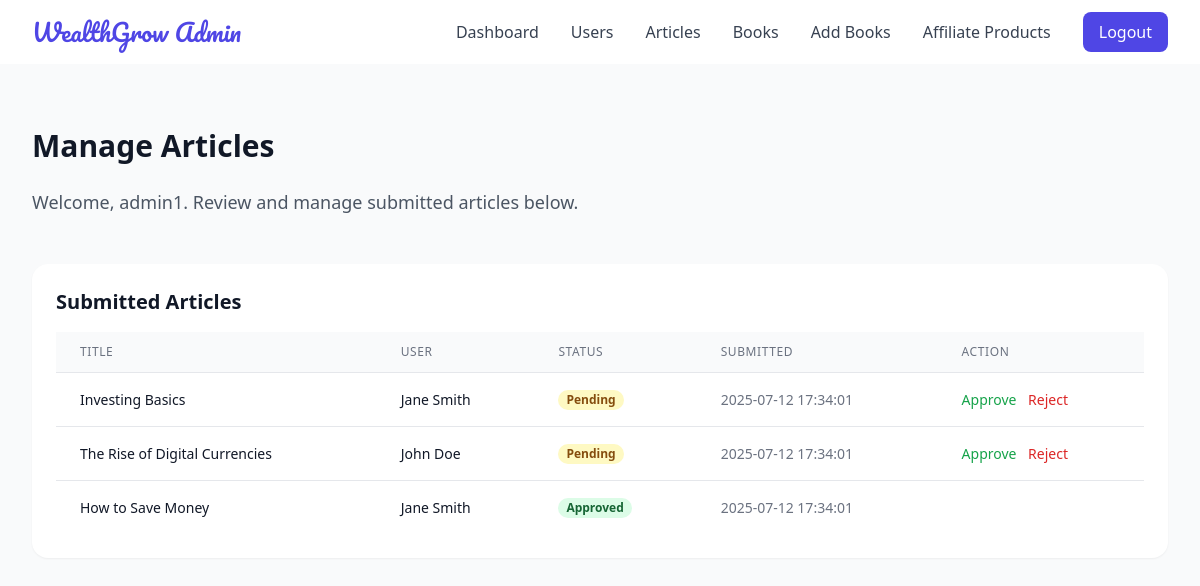
/admin/articles.php (signed in), run on the app's committed database.
### tables this page shows
CREATE TABLE articles (
    id INT AUTO_INCREMENT PRIMARY KEY,
    user_id INT NOT NULL,
    title VARCHAR(100) NOT NULL,
    content TEXT NOT NULL,
    featured_image VARCHAR(255) DEFAULT NULL,
    status ENUM('pending', 'approved', 'rejected') DEFAULT 'pending',
    created_at TIMESTAMP DEFAULT CURRENT_TIMESTAMP,
    FOREIGN KEY (user_id) REFERENCES users(id) ON DELETE CASCADE,
    INDEX idx_user_id_status (user_id, status)
);

CREATE TABLE users (
    id INT AUTO_INCREMENT PRIMARY KEY,
    full_name VARCHAR(255) NOT NULL,
    phone_number VARCHAR(15) NOT NULL,
    password VARCHAR(255) NOT NULL,
    tier_id INT DEFAULT NULL,
    referral_code VARCHAR(10) NOT NULL,
    referred_by INT DEFAULT NULL,
    is_verified BOOLEAN DEFAULT FALSE,
    available_balance DECIMAL(10,2) DEFAULT 0.00,
    created_at TIMESTAMP DEFAULT CURRENT_TIMESTAMP,
    last_active TIMESTAMP DEFAULT CURRENT_TIMESTAMP,
    UNIQUE (phone_number),
    UNIQUE (referral_code),
    FOREIGN KEY (tier_id) REFERENCES tiers(id) ON DELETE SET NULL,
    FOREIGN KEY (referred_by) REFERENCES users(id) ON DELETE SET NULL,
    INDEX idx_phone_number (phone_number),
    INDEX idx_referral_code (referral_code)
);

### admin/articles.php (the view, shortened to what this page needs)
<?php
include_once '../config.php';
$admin_id = $_SESSION['admin_id'];
$stmt = $conn->prepare('SELECT username FROM admins WHERE id = ?');
$stmt->bind_param('i', $admin_id);
$stmt->execute();
$admin = $stmt->get_result()->fetch_assoc();
$stmt = $conn->prepare('SELECT a.id, a.user_id, a.title, a.status, a.created_at, u.full_name
                        FROM articles a
                        JOIN users u ON a.user_id = u.id
                        WHERE u.tier_id >= 2
                        ORDER BY a.created_at DESC');
$stmt->execute();
$articles = $stmt->get_result()->fetch_all(MYSQLI_ASSOC);
?>
<?php include_once 'header.php'; ?>
<section class="py-16 bg-gray-50 min-h-screen">
    <div class="max-w-7xl mx-auto px-4 sm:px-6 lg:px-8">
        <h2 class="text-3xl font-bold text-gray-900 mb-6">Manage Articles</h2>
        <p class="text-lg text-gray-600 mb-12">Welcome, <?php echo htmlspecialchars($admin['username']); ?>. Review and manage submitted articles below.</p>
        <div class="bg-white p-6 rounded-lg shadow-sm">
            <h3 class="text-xl font-semibold text-gray-900 mb-4">Submitted Articles</h3>
            <?php if (empty($articles)): ?>
                <p class="text-gray-600">No articles submitted.</p>
            <?php else: ?>
                <div class="overflow-x-auto">
                    <table class="min-w-full divide-y divide-gray-200">
                        <thead class="bg-gray-50">
                            <tr>
                                <th class="px-6 py-3 text-left text-xs font-medium text-gray-500 uppercase tracking-wider">Title</th>
                                <th class="px-6 py-3 text-left text-xs font-medium text-gray-500 uppercase tracking-wider">User</th>
                                <th class="px-6 py-3 text-left text-xs font-medium text-gray-500 uppercase tracking-wider">Status</th>
                                <th class="px-6 py-3 text-left text-xs font-medium text-gray-500 uppercase tracking-wider">Submitted</th>
                                <th class="px-6 py-3 text-left text-xs font-medium text-gray-500 uppercase tracking-wider">Action</th>
                            </tr>
                        </thead>
                        <tbody class="bg-white divide-y divide-gray-200">
                            <?php foreach ($articles as $article): ?>
                                <tr>
                                    <td class="px-6 py-4 whitespace-nowrap text-sm text-gray-900"><?php echo htmlspecialchars($article['title']); ?></td>
                                    <td class="px-6 py-4 whitespace-nowrap text-sm text-gray-900"><?php echo htmlspecialchars($article['full_name']); ?></td>
                                    <td class="px-6 py-4 whitespace-nowrap text-sm">
                                        <span class="px-2 inline-flex text-xs leading-5 font-semibold rounded-full
                                            <?php echo $article['status'] === 'approved' ? 'bg-green-100 text-green-800' : ($article['status'] === 'pending' ? 'bg-yellow-100 text-yellow-800' : 'bg-red-100 text-red-800'); ?>">
                                            <?php echo ucfirst(htmlspecialchars($article['status'])); ?>
                                        </span>
                                    </td>
                                    <td class="px-6 py-4 whitespace-nowrap text-sm text-gray-500"><?php echo htmlspecialchars($article['created_at']); ?></td>
                                    <td class="px-6 py-4 whitespace-nowrap text-sm">
                                        <?php if ($article['status'] === 'pending'): ?>
                                            <form method="POST" action="articles.php" class="inline">
                                                <button type="submit" name="action" value="approve" class="text-green-600 hover:text-green-800 mr-2" aria-label="Approve article">Approve</button>
                                                <button type="submit" name="action" value="reject" class="text-red-600 hover:text-red-800" aria-label="Reject article">Reject</button>
                                            </form>
                                        <?php endif; ?>
                                    </td>
                                </tr>
                            <?php endforeach; ?>
                        </tbody>
                    </table>
                </div>
            <?php endif; ?>
        </div>
    </div>
</section>

### data on the page
articles: title "Investing Basics", user.full_name "Jane Smith", status "Pending", created_at "2025-07-12 17:34:01"
articles: title "The Rise of Digital Currencies", user.full_name "John Doe", status "Pending", created_at "2025-07-12 17:34:01"
articles: title "How to Save Money", user.full_name "Jane Smith", status "Approved", created_at "2025-07-12 17:34:01"

### other printed values
$admin['username'] "admin1"
